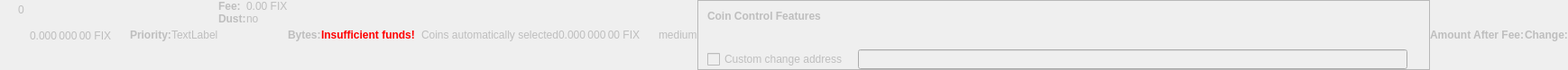
    <widget class="QWidget" name="dummyHideWidget" native="true">
     <property name="enabled">
      <bool>false</bool>
     </property>
     <property name="maximumSize">
      <size>
       <width>100</width>
       <height>22</height>
      </size>
     </property>
     <layout class="QHBoxLayout" name="dummyHideLayout">
      <property name="spacing">
       <number>0</number>
      </property>
      <property name="leftMargin">
       <number>0</number>
      </property>
      <property name="topMargin">
       <number>0</number>
      </property>
      <property name="rightMargin">
       <number>0</number>
      </property>
      <property name="bottomMargin">
       <number>0</number>
      </property>
      <item>
       <layout class="QFormLayout" name="formLayoutCoinControl1">
        <property name="horizontalSpacing">
         <number>10</number>
        </property>
        <property name="verticalSpacing">
         <number>14</number>
        </property>
        <property name="leftMargin">
         <number>10</number>
        </property>
        <property name="topMargin">
         <number>4</number>
        </property>
        <property name="rightMargin">
         <number>6</number>
        </property>
        <item row="0" column="1">
         <widget class="QLabel" name="labelCoinControlBytes">
          <property name="cursor">
           <cursorShape>IBeamCursor</cursorShape>
          </property>
          <property name="contextMenuPolicy">
           <enum>Qt::ActionsContextMenu</enum>
          </property>
          <property name="text">
           <string notr="true">0</string>
          </property>
          <property name="textInteractionFlags">
           <set>Qt::LinksAccessibleByMouse|Qt::TextSelectableByKeyboard|Qt::TextSelectableByMouse</set>
          </property>
         </widget>
        </item>
       </layout>
      </item>
      <item>
       <widget class="QLabel" name="labelCoinControlAfterFee">
        <property name="enabled">
         <bool>false</bool>
        </property>
        <property name="sizePolicy">
         <sizepolicy hsizetype="Fixed" vsizetype="Fixed">
          <horstretch>0</horstretch>
          <verstretch>0</verstretch>
         </sizepolicy>
        </property>
        <property name="minimumSize">
         <size>
          <width>111</width>
          <height>12</height>
         </size>
        </property>
        <property name="maximumSize">
         <size>
          <width>111</width>
          <height>12</height>
         </size>
        </property>
        <property name="cursor">
         <cursorShape>IBeamCursor</cursorShape>
        </property>
        <property name="contextMenuPolicy">
         <enum>Qt::ActionsContextMenu</enum>
        </property>
        <property name="text">
         <string notr="true">0.000 000 00 FIX</string>
        </property>
        <property name="textInteractionFlags">
         <set>Qt::LinksAccessibleByMouse|Qt::TextSelectableByKeyboard|Qt::TextSelectableByMouse</set>
        </property>
       </widget>
      </item>
      <item>
       <widget class="QLabel" name="labelCoinControlPriorityText">
        <property name="enabled">
         <bool>false</bool>
        </property>
        <property name="font">
         <font>
          <weight>75</weight>
          <bold>true</bold>
         </font>
        </property>
        <property name="text">
         <string>Priority:</string>
        </property>
       </widget>
      </item>
      <item>
       <layout class="QHBoxLayout" name="horizontalLayout">
        <item>
         <widget class="QLabel" name="WarningLabel">
          <property name="text">
           <string>TextLabel</string>
          </property>
         </widget>
        </item>
       </layout>
      </item>
      <item>
       <layout class="QFormLayout" name="formLayoutCoinControl3">
        <property name="horizontalSpacing">
         <number>0</number>
        </property>
        <property name="verticalSpacing">
         <number>0</number>
        </property>
        <property name="leftMargin">
         <number>0</number>
        </property>
        <property name="topMargin">
         <number>0</number>
        </property>
        <property name="rightMargin">
         <number>0</number>
        </property>
        <item row="0" column="0">
         <widget class="QLabel" name="labelCoinControlFeeText">
          <property name="enabled">
           <bool>false</bool>
          </property>
          <property name="font">
           <font>
            <weight>75</weight>
            <bold>true</bold>
           </font>
          </property>
          <property name="text">
           <string>Fee:</string>
          </property>
          <property name="margin">
           <number>0</number>
          </property>
         </widget>
        </item>
        <item row="0" column="1">
         <widget class="QLabel" name="labelCoinControlFee">
          <property name="enabled">
           <bool>false</bool>
          </property>
          <property name="cursor">
           <cursorShape>IBeamCursor</cursorShape>
          </property>
          <property name="contextMenuPolicy">
           <enum>Qt::ActionsContextMenu</enum>
          </property>
          <property name="text">
           <string notr="true">0.00 FIX</string>
          </property>
          <property name="textInteractionFlags">
           <set>Qt::LinksAccessibleByMouse|Qt::TextSelectableByKeyboard|Qt::TextSelectableByMouse</set>
          </property>
         </widget>
        </item>
        <item row="1" column="0">
         <widget class="QLabel" name="labelCoinControlLowOutputText">
          <property name="enabled">
           <bool>false</bool>
          </property>
          <property name="font">
           <font>
            <weight>75</weight>
            <bold>true</bold>
           </font>
          </property>
          <property name="text">
           <string>Dust:</string>
          </property>
         </widget>
        </item>
        <item row="1" column="1">
         <widget class="QLabel" name="labelCoinControlLowOutput">
          <property name="enabled">
           <bool>false</bool>
          </property>
          <property name="cursor">
           <cursorShape>IBeamCursor</cursorShape>
          </property>
          <property name="contextMenuPolicy">
           <enum>Qt::ActionsContextMenu</enum>
          </property>
          <property name="text">
           <string>no</string>
          </property>
          <property name="textInteractionFlags">
           <set>Qt::LinksAccessibleByMouse|Qt::TextSelectableByKeyboard|Qt::TextSelectableByMouse</set>
          </property>
         </widget>
        </item>
       </layout>
      </item>
      <item>
       <widget class="QLabel" name="labelCoinControlBytesText">
        <property name="enabled">
         <bool>false</bool>
        </property>
        <property name="font">
         <font>
          <weight>75</weight>
          <bold>true</bold>
         </font>
        </property>
        <property name="text">
         <string>Bytes:</string>
        </property>
       </widget>
      </item>
      <item>
       <layout class="QFormLayout" name="formLayoutCoinControl2">
        <property name="horizontalSpacing">
         <number>0</number>
        </property>
        <property name="verticalSpacing">
         <number>0</number>
        </property>
        <property name="leftMargin">
         <number>0</number>
        </property>
        <property name="topMargin">
         <number>0</number>
        </property>
        <property name="rightMargin">
         <number>0</number>
        </property>
       </layout>
      </item>
      <item>
       <layout class="QHBoxLayout" name="horizontalLayoutCoinControl2">
        <property name="spacing">
         <number>0</number>
        </property>
        <property name="bottomMargin">
         <number>0</number>
        </property>
       </layout>
      </item>
      <item>
       <widget class="QLabel" name="labelCoinControlInsuffFunds">
        <property name="enabled">
         <bool>false</bool>
        </property>
        <property name="minimumSize">
         <size>
          <width>0</width>
          <height>0</height>
         </size>
        </property>
        <property name="font">
         <font>
          <weight>75</weight>
          <bold>true</bold>
         </font>
        </property>
        <property name="styleSheet">
         <string notr="true">color:red;font-weight:bold;</string>
        </property>
        <property name="text">
         <string>Insufficient funds!</string>
        </property>
        <property name="margin">
         <number>5</number>
        </property>
       </widget>
      </item>
      <item>
       <layout class="QFormLayout" name="formLayoutCoinControl4">
        <property name="horizontalSpacing">
         <number>0</number>
        </property>
        <property name="verticalSpacing">
         <number>0</number>
        </property>
        <property name="leftMargin">
         <number>0</number>
        </property>
        <property name="topMargin">
         <number>0</number>
        </property>
        <property name="rightMargin">
         <number>0</number>
        </property>
       </layout>
      </item>
      <item>
       <widget class="QLabel" name="labelCoinControlChangeLabel">
        <property name="enabled">
         <bool>false</bool>
        </property>
        <property name="sizePolicy">
         <sizepolicy hsizetype="Preferred" vsizetype="Expanding">
          <horstretch>0</horstretch>
          <verstretch>0</verstretch>
         </sizepolicy>
        </property>
        <property name="minimumSize">
         <size>
          <width>0</width>
          <height>0</height>
         </size>
        </property>
        <property name="text">
         <string/>
        </property>
        <property name="margin">
         <number>3</number>
        </property>
       </widget>
      </item>
      <item>
       <widget class="QLabel" name="labelCoinControlAutomaticallySelected">
        <property name="enabled">
         <bool>false</bool>
        </property>
        <property name="sizePolicy">
         <sizepolicy hsizetype="Fixed" vsizetype="Fixed">
          <horstretch>0</horstretch>
          <verstretch>0</verstretch>
         </sizepolicy>
        </property>
        <property name="minimumSize">
         <size>
          <width>0</width>
          <height>0</height>
         </size>
        </property>
        <property name="maximumSize">
         <size>
          <width>240</width>
          <height>16777215</height>
         </size>
        </property>
        <property name="text">
         <string>Coins automatically selected</string>
        </property>
        <property name="margin">
         <number>5</number>
        </property>
       </widget>
      </item>
      <item>
       <widget class="QLabel" name="labelCoinControlChange">
        <property name="enabled">
         <bool>false</bool>
        </property>
        <property name="sizePolicy">
         <sizepolicy hsizetype="Fixed" vsizetype="Fixed">
          <horstretch>0</horstretch>
          <verstretch>0</verstretch>
         </sizepolicy>
        </property>
        <property name="minimumSize">
         <size>
          <width>111</width>
          <height>0</height>
         </size>
        </property>
        <property name="maximumSize">
         <size>
          <width>111</width>
          <height>16777215</height>
         </size>
        </property>
        <property name="cursor">
         <cursorShape>IBeamCursor</cursorShape>
        </property>
        <property name="contextMenuPolicy">
         <enum>Qt::ActionsContextMenu</enum>
        </property>
        <property name="text">
         <string notr="true">0.000 000 00 FIX</string>
        </property>
        <property name="textInteractionFlags">
         <set>Qt::LinksAccessibleByMouse|Qt::TextSelectableByKeyboard|Qt::TextSelectableByMouse</set>
        </property>
       </widget>
      </item>
      <item>
       <widget class="QLabel" name="labelCoinControlPriority">
        <property name="enabled">
         <bool>false</bool>
        </property>
        <property name="cursor">
         <cursorShape>IBeamCursor</cursorShape>
        </property>
        <property name="contextMenuPolicy">
         <enum>Qt::ActionsContextMenu</enum>
        </property>
        <property name="text">
         <string>medium</string>
        </property>
        <property name="textInteractionFlags">
         <set>Qt::LinksAccessibleByMouse|Qt::TextSelectableByKeyboard|Qt::TextSelectableByMouse</set>
        </property>
       </widget>
      </item>
      <item>
       <widget class="QFrame" name="frameCoinControl">
        <property name="sizePolicy">
         <sizepolicy hsizetype="Expanding" vsizetype="Expanding">
          <horstretch>0</horstretch>
          <verstretch>0</verstretch>
         </sizepolicy>
        </property>
        <property name="maximumSize">
         <size>
          <width>16777215</width>
          <height>16777215</height>
         </size>
        </property>
        <property name="frameShape">
         <enum>QFrame::StyledPanel</enum>
        </property>
        <property name="frameShadow">
         <enum>QFrame::Sunken</enum>
        </property>
        <layout class="QVBoxLayout" name="verticalLayoutCoinControl2_2">
         <property name="spacing">
          <number>0</number>
         </property>
         <property name="leftMargin">
          <number>0</number>
         </property>
         <property name="topMargin">
          <number>0</number>
         </property>
         <property name="rightMargin">
          <number>0</number>
         </property>
         <property name="bottomMargin">
          <number>0</number>
         </property>
         <item>
          <layout class="QVBoxLayout" name="verticalLayoutCoinControl" stretch="0,0,0,1">
           <property name="spacing">
            <number>0</number>
           </property>
           <property name="leftMargin">
            <number>10</number>
           </property>
           <property name="topMargin">
            <number>10</number>
           </property>
           <item>
            <layout class="QHBoxLayout" name="horizontalLayoutCoinControl1">
             <property name="bottomMargin">
              <number>15</number>
             </property>
             <item>
              <widget class="QLabel" name="labelCoinControlFeatures">
               <property name="enabled">
                <bool>false</bool>
               </property>
               <property name="sizePolicy">
                <sizepolicy hsizetype="Preferred" vsizetype="Maximum">
                 <horstretch>0</horstretch>
                 <verstretch>0</verstretch>
                </sizepolicy>
               </property>
               <property name="font">
                <font>
                 <weight>75</weight>
                 <bold>true</bold>
                </font>
               </property>
               <property name="styleSheet">
                <string notr="true">font-weight:bold;</string>
               </property>
               <property name="text">
                <string>Coin Control Features</string>
               </property>
              </widget>
             </item>
            </layout>
           </item>
           <item>
            <widget class="QWidget" name="widgetCoinControl" native="true">
             <property name="sizePolicy">
              <sizepolicy hsizetype="Preferred" vsizetype="Preferred">
               <horstretch>0</horstretch>
               <verstretch>0</verstretch>
              </sizepolicy>
             </property>
             <property name="minimumSize">
              <size>
               <width>0</width>
               <height>0</height>
              </size>
             </property>
             <property name="styleSheet">
              <string notr="true"/>
             </property>
             <layout class="QHBoxLayout" name="horizontalLayoutCoinControl5_2">
              <property name="leftMargin">
               <number>0</number>
              </property>
              <property name="topMargin">
               <number>0</number>
              </property>
              <property name="rightMargin">
               <number>0</number>
              </property>
              <property name="bottomMargin">
               <number>0</number>
              </property>
              <item>
               <layout class="QHBoxLayout" name="horizontalLayoutCoinControl3">
                <property name="spacing">
                 <number>20</number>
                </property>
                <property name="topMargin">
                 <number>0</number>
                </property>
                <property name="bottomMargin">
                 <number>10</number>
                </property>
               </layout>
              </item>
             </layout>
            </widget>
           </item>
           <item>
            <layout class="QHBoxLayout" name="horizontalLayoutCoinControl4" stretch="0,0,0">
             <property name="spacing">
              <number>12</number>
             </property>
             <property name="sizeConstraint">
              <enum>QLayout::SetDefaultConstraint</enum>
             </property>
             <property name="topMargin">
              <number>5</number>
             </property>
             <property name="rightMargin">
              <number>5</number>
             </property>
             <item>
              <widget class="QCheckBox" name="checkBoxCoinControlChange">
               <property name="enabled">
                <bool>false</bool>
               </property>
               <property name="toolTip">
                <string>If this is activated, but the change address is empty or invalid, change will be sent to a newly generated address.</string>
               </property>
               <property name="text">
                <string>Custom change address</string>
               </property>
              </widget>
             </item>
             <item>
              <widget class="QValidatedLineEdit" name="lineEditCoinControlChange">
               <property name="enabled">
                <bool>false</bool>
               </property>
               <property name="sizePolicy">
                <sizepolicy hsizetype="Expanding" vsizetype="Fixed">
                 <horstretch>0</horstretch>
                 <verstretch>0</verstretch>
                </sizepolicy>
               </property>
              </widget>
             </item>
             <item>
              <widget class="QLabel" name="labelCoinControlChangeLabel_2">
               <property name="sizePolicy">
                <sizepolicy hsizetype="Preferred" vsizetype="Expanding">
                 <horstretch>0</horstretch>
                 <verstretch>0</verstretch>
                </sizepolicy>
               </property>
               <property name="minimumSize">
                <size>
                 <width>0</width>
                 <height>0</height>
                </size>
               </property>
               <property name="text">
                <string/>
               </property>
               <property name="margin">
                <number>3</number>
               </property>
              </widget>
             </item>
            </layout>
           </item>
           <item>
            <spacer name="verticalSpacerCoinControl">
             <property name="orientation">
              <enum>Qt::Vertical</enum>
             </property>
             <property name="sizeHint" stdset="0">
              <size>
               <width>800</width>
               <height>1</height>
              </size>
             </property>
            </spacer>
           </item>
          </layout>
         </item>
        </layout>
       </widget>
      </item>
      <item>
       <widget class="QLabel" name="labelCoinControlAfterFeeText">
        <property name="enabled">
         <bool>false</bool>
        </property>
        <property name="minimumSize">
         <size>
          <width>0</width>
          <height>0</height>
         </size>
        </property>
        <property name="maximumSize">
         <size>
          <width>16777215</width>
          <height>16777215</height>
         </size>
        </property>
        <property name="font">
         <font>
          <weight>75</weight>
          <bold>true</bold>
         </font>
        </property>
        <property name="text">
         <string>Amount After Fee:</string>
        </property>
        <property name="alignment">
         <set>Qt::AlignLeading|Qt::AlignLeft|Qt::AlignVCenter</set>
        </property>
        <property name="margin">
         <number>0</number>
        </property>
       </widget>
      </item>
      <item>
       <widget class="QLabel" name="labelCoinControlChangeText">
        <property name="enabled">
         <bool>false</bool>
        </property>
        <property name="sizePolicy">
         <sizepolicy hsizetype="Preferred" vsizetype="Preferred">
          <horstretch>0</horstretch>
          <verstretch>0</verstretch>
         </sizepolicy>
        </property>
        <property name="minimumSize">
         <size>
          <width>0</width>
          <height>0</height>
         </size>
        </property>
        <property name="maximumSize">
         <size>
          <width>16777215</width>
          <height>16777215</height>
         </size>
        </property>
        <property name="font">
         <font>
          <weight>75</weight>
          <bold>true</bold>
         </font>
        </property>
        <property name="text">
         <string>Change:</string>
        </property>
        <property name="alignment">
         <set>Qt::AlignLeading|Qt::AlignLeft|Qt::AlignVCenter</set>
        </property>
       </widget>
      </item>
     </layout>
    </widget>
